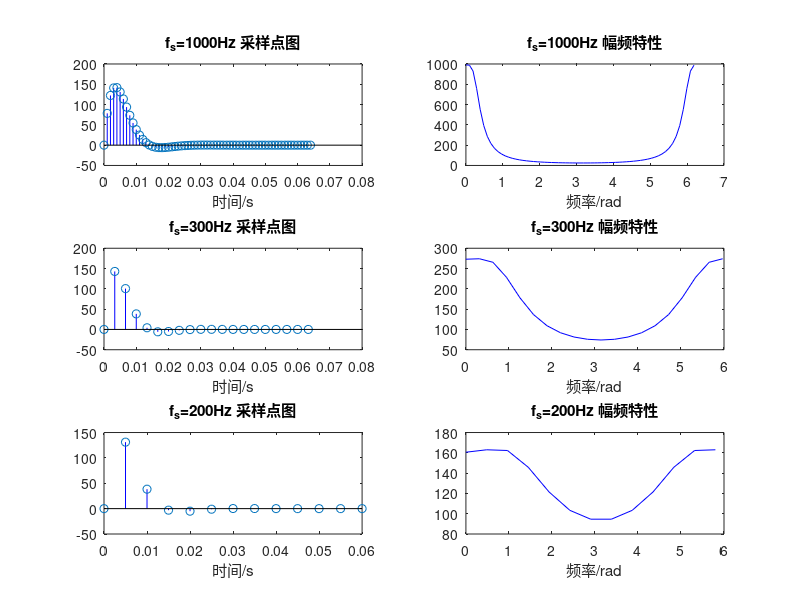
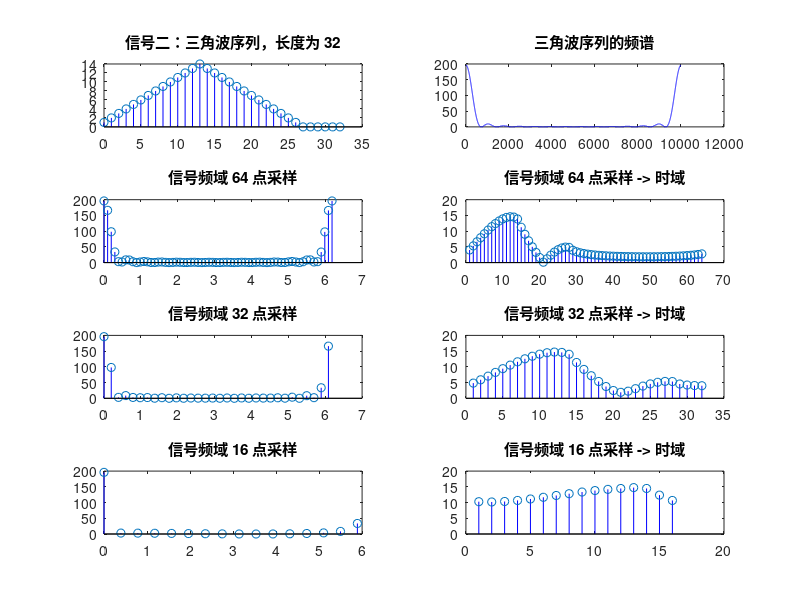

The MATLAB source for these figures, in order: (Note: this script raises an error after producing the figures.)
clc; clear; close all;
% 给定模拟信号 x(t) = A * exp(-alpha * t) * sin(omega1 * t) * u(t)
function output = signal1(input)
    A = 444.128;
    alpha = 50 * sqrt(2) * pi;
    omega1 = 50 * sqrt(2) * pi;
    output = zeros(size(input));
    output(input >= 0) = A .* exp(-alpha .* input(input >= 0)) .* sin(omega1 .* input(input >= 0));
end

% 给定离散信号 x(n) = n + 1, 0 <= n <= 13; 27 - n, 14 <= n <= 26, 0, 其他
function output = signal2(n)
    output = zeros(size(n));

    idx1 = n >= 0 & n <= 13;
    output(idx1) = n(idx1) + 1;

    idx2 = n >= 14 & n <= 26;
    output(idx2) = 27 - n(idx2);
end

% 时域采样
fs1 = 1000; fs2 = 300; fs3 = 200; % 采样频率
Tp = 64e-3; % 观察时间，0.064s
t1 = 0:(1 / fs1):Tp; t2 = 0:(1 / fs2):Tp; t3 = 0:(1 / fs3):Tp; % 采样点

xn1 = signal1(t1); xn2 = signal1(t2); xn3 = signal1(t3); % 离散时域信号
Xk1 = fft(xn1); Xk2 = fft(xn2); Xk3 = fft(xn3); % 离散频域信号

% 离散时域信号的长度
w1 = 0:(2 * pi / length(Xk1)):2 * pi;
w2 = 0:(2 * pi / length(Xk2)):2 * pi;
w3 = 0:(2 * pi / length(Xk3)):2 * pi;
% 在使用（0：ts：T）表示离散时间点时，会多出一个点，需要去掉最后一个点
subplot(3, 2, 1); stem(t1, xn1, "Color", "blue"); title("f_s=1000Hz 采样点图"); xlabel("时间/s");
subplot(3, 2, 2); plot(w1(1:end - 1), abs(Xk1), "Color", "blue"); title("f_s=1000Hz 幅频特性"); xlabel("频率/rad");
subplot(3, 2, 3); stem(t2, xn2, "Color", "blue"); title("f_s=300Hz 采样点图"); xlabel("时间/s");
subplot(3, 2, 4); plot(w2(1:end - 1), abs(Xk2), "Color", "blue"); title("f_s=300Hz 幅频特性"); xlabel("频率/rad");
subplot(3, 2, 5); stem(t3, xn3, "Color", "blue"); title("f_s=200Hz 采样点图"); xlabel("时间/s");
subplot(3, 2, 6); plot(w3(1:end - 1), abs(Xk3), "Color", "blue"); title("f_s=200Hz 幅频特性"); xlabel("频率/rad");

% 频域采样
figure;
x = signal2(0:10000);
X = fft(x);
Xk64 = X(round(linspace(1, length(X), 64)));
Xk32 = Xk64(1:2:end);
Xk16 = Xk32(1:2:end);
xn64 = ifft(Xk64); xn32 = ifft(Xk32); xn16 = ifft(Xk16);

w64 = 0:(2 * pi / length(Xk64)):2 * pi;
w32 = 0:(2 * pi / length(Xk32)):2 * pi;
w16 = 0:(2 * pi / length(Xk16)):2 * pi;

subplot(4, 2, 1); stem(0:32, abs(x(1:33)), "Color", "blue"); title("信号二：三角波序列，长度为 32");
subplot(4, 2, 2); plot(1:length(X), abs(X), "Color", "blue"); title("三角波序列的频谱");
subplot(4, 2, 3); stem(w64(1:end - 1), abs(Xk64), "Color", "blue"); title("信号频域 64 点采样");
subplot(4, 2, 4); stem(1:length(xn64), abs(xn64), "Color", "blue"); title("信号频域 64 点采样 -> 时域");
subplot(4, 2, 5); stem(w32(1:end - 1), abs(Xk32), "Color", "blue"); title("信号频域 32 点采样");
subplot(4, 2, 6); stem(1:length(xn32), abs(xn32), "Color", "blue"); title("信号频域 32 点采样 -> 时域");
subplot(4, 2, 7); stem(w16(1:end - 1), abs(Xk16), "Color", "blue"); title("信号频域 16 点采样");
subplot(4, 2, 8); stem(1:length(xn16), abs(xn16), "Color", "blue"); title("信号频域 16 点采样 -> 时域");

syms t w

A = 444.128; alpha = 50 * sqrt(2) * pi; omega1 = 50 * sqrt(2) * pi;

x_t = A * exp(-alpha * t) * sin(omega1 * t) * heaviside(t);

X_w = simplify(fourier(x_t, t, w));

f = linspace(-200, 200, 1000);
X_val = double(subs(X_w, w, f));
figure;
plot(f, abs(X_val), 'color', 'blue');
title('原连续信号频谱');
xlabel('频率 (rad/s)');
ylabel('|X(w)|');
grid on;
xlim([-200 200]); 
